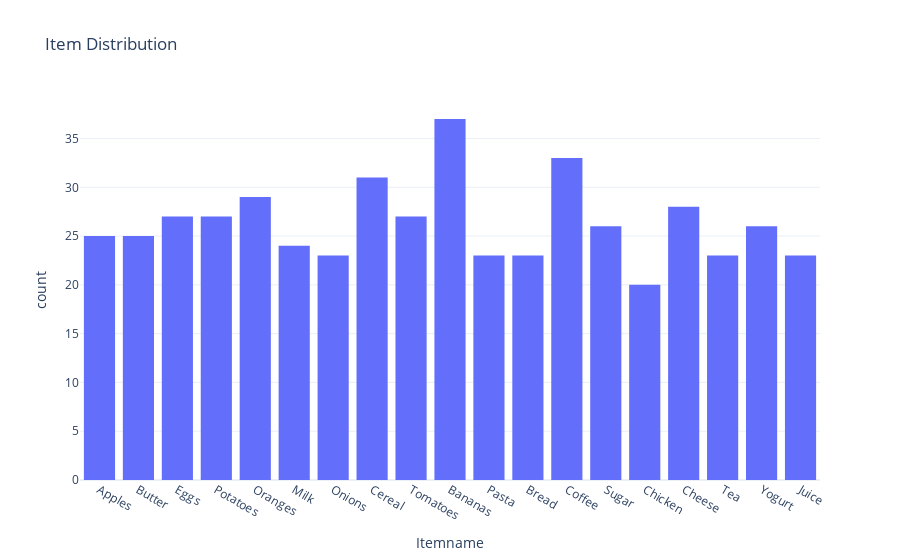

Write notebook code for a chart like this one.
### Code cell
#Sales Distribution of Items
fig = px.histogram(data, x='Itemname', 
                   title='Item Distribution')
fig.show()

### Figure 1 — Plotly figure (JSON) as saved in the notebook; plotly's stock layout.template omitted (floating-point values rounded to 4 significant figures; data arrays with more than 128 entries replaced by an {"elided": "..."} marker saying what was removed)
{"data": [{"alignmentgroup": "True", "bingroup": "x", "hovertemplate": "Itemname=%{x}<br>count=%{y}<extra></extra>", "legendgroup": "", "marker": {"color": "#636efa", "pattern": {"shape": ""}}, "name": "", "offsetgroup": "", "orientation": "v", "showlegend": false, "type": "histogram", "x": {"elided": "500 str values"}, "xaxis": "x", "yaxis": "y"}], "layout": {"autosize": true, "barmode": "relative", "legend": {"tracegroupgap": 0}, "title": {"text": "Item Distribution"}, "xaxis": {"anchor": "y", "autorange": true, "domain": [0, 1], "range": [-0.5, 18.5], "title": {"text": "Itemname"}, "type": "category"}, "yaxis": {"anchor": "x", "autorange": true, "domain": [0, 1], "range": [0, 38.95], "title": {"text": "count"}}}}
